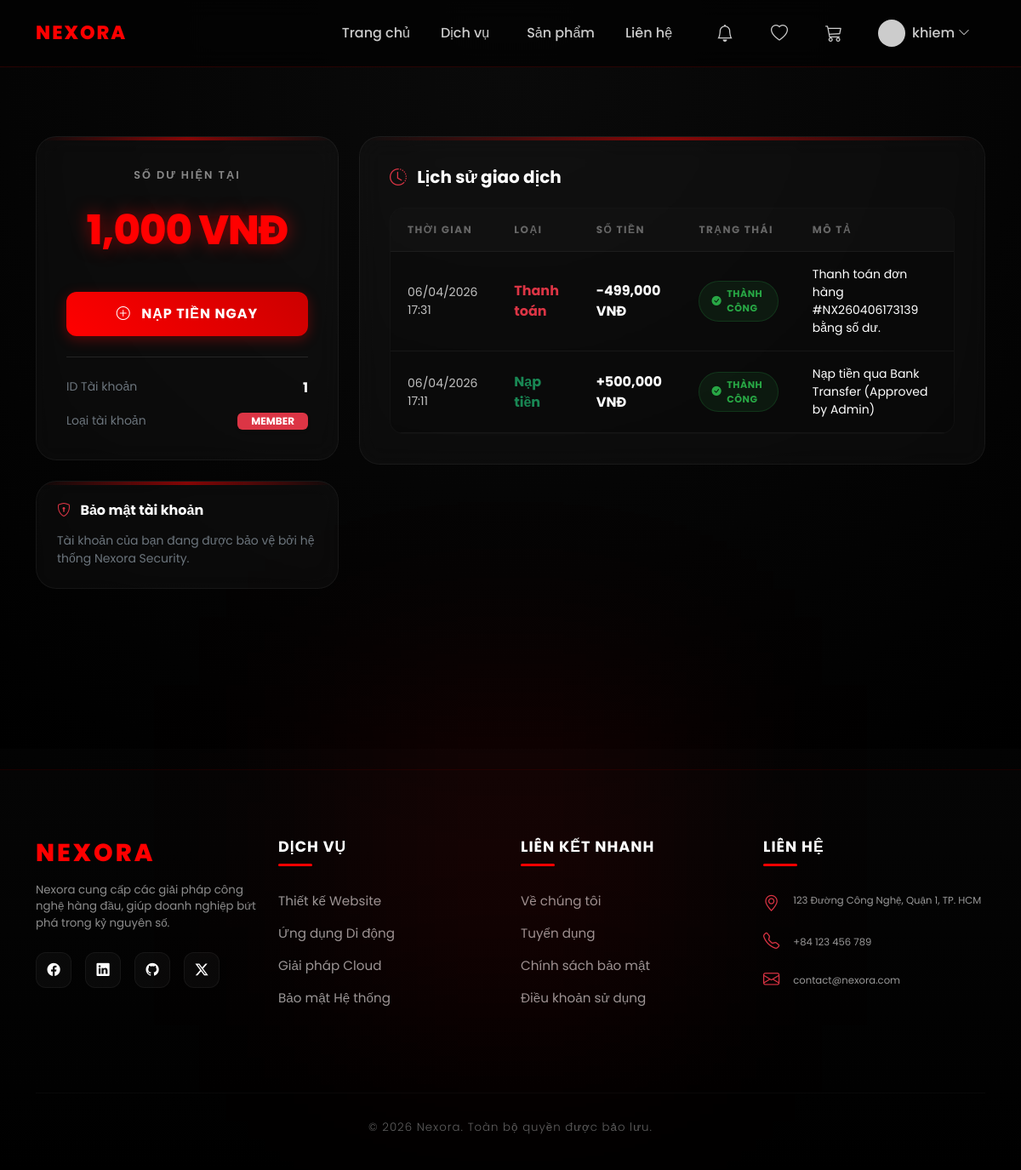
Before: /users/wallet/ (signed in) with the older database file.
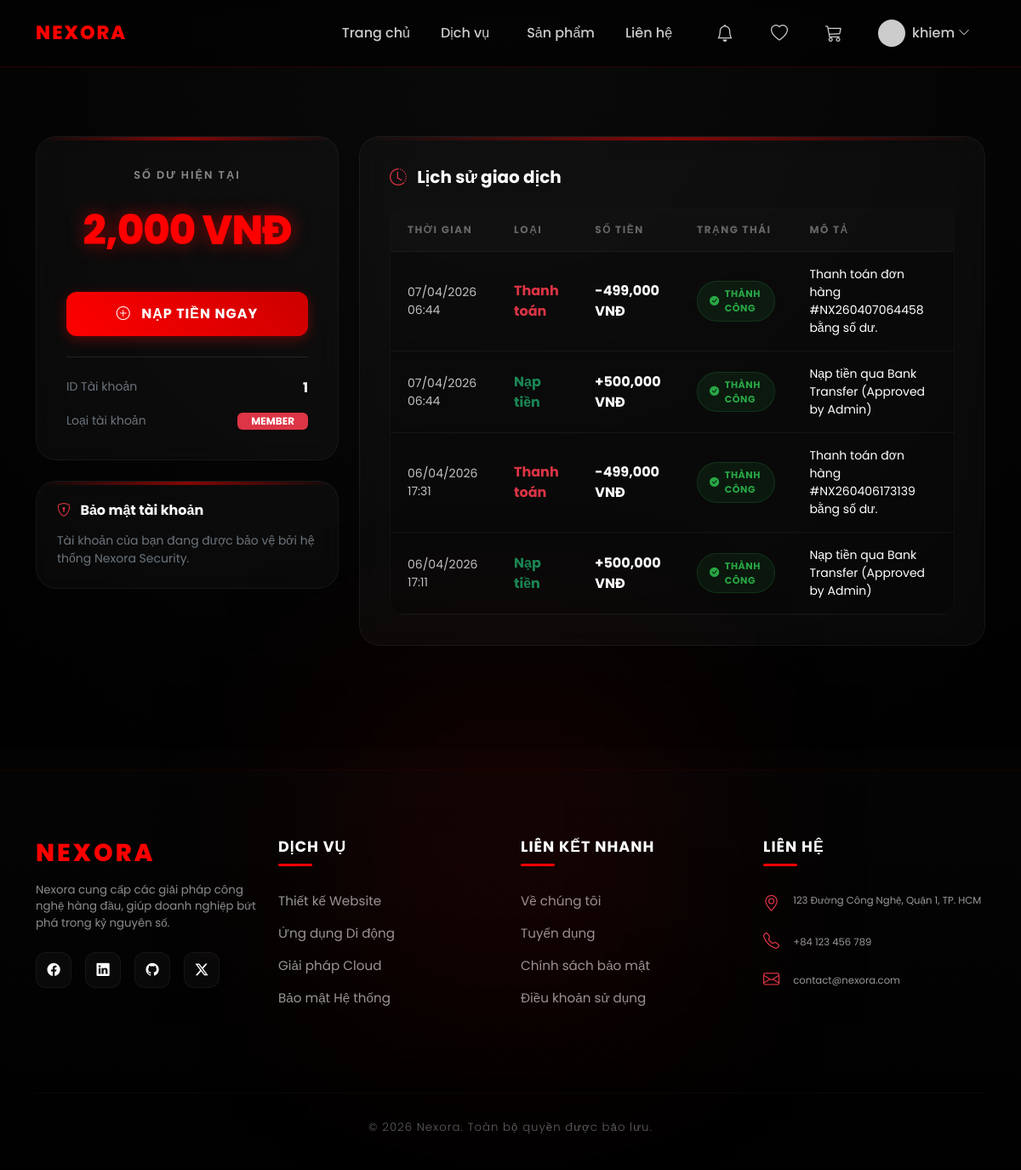
After: the same page with the newer database file.
### users/models.py (models this page shows, shortened)
class Transaction(models.Model):
    TRANSACTION_TYPES = [
        ('Deposit', 'Nạp tiền'),
        ('Payment', 'Thanh toán'),
        ('Refund', 'Hoàn tiền'),
    ]
    STATUS_CHOICES = [
        ('Pending', 'Đang xử lý'),
        ('Completed', 'Thành công'),
        ('Failed', 'Thất bại'),
    ]
    user = models.ForeignKey(settings.AUTH_USER_MODEL, on_delete=models.CASCADE, related_name='transactions')
    amount = models.BigIntegerField(default=0)
    type = models.CharField(max_length=20, choices=TRANSACTION_TYPES)
    status = models.CharField(max_length=20, choices=STATUS_CHOICES, default='Pending')
    method = models.CharField(max_length=50, blank=True, null=True)
    transaction_code = models.CharField(max_length=100, unique=True)
    description = models.TextField(blank=True, null=True)
    created_at = models.DateTimeField(auto_now_add=True)

### users/views.py (the view)
# urls.py: path('wallet/', views.wallet_index, name='wallet_index'),
@login_required
def wallet_index(request):
    transactions = request.user.transactions.all().order_by('-created_at')
    context = {
        'transactions': transactions,
        'balance': request.user.profile.balance
    }
    return render(request, 'users/wallet/index.html', context)

### users/templates/users/wallet/index.html (shortened to what the changed rows need)
{% extends "shops/base.html" %}
{% load static %}
{% block extra_head %}
<link rel="stylesheet" href="{% static 'css/wallet.css' %}">
{% endblock %}
{% block body_block %}
<div class="wallet-page text-white">
    <div class="container">
        <div class="row g-4">
            <div class="col-lg-4">
                <div class="wallet-card text-center mb-4">
                    <div class="balance-label mb-2">Số dư hiện tại</div>
                    <div class="balance-display">{{ balance|floatformat:0 }} VNĐ</div>
                    <a href="{% url 'users:topup_index' %}" class="btn btn-topup w-100 mt-3">
                        <i class="bi bi-plus-circle me-2"></i> NẠP TIỀN NGAY
                    </a>
                    <div class="mt-4 pt-4 border-top border-white border-opacity-10 text-start">
                        <div class="d-flex justify-content-between mb-3">
                        </div>
                        <div class="d-flex justify-content-between align-items-center">
                        </div>
                    </div>
                </div>
            </div>
            <div class="col-lg-8">
                <div class="wallet-card">
                    <div class="transaction-table-wrapper">
                        <div class="table-responsive">
                            <table class="table transaction-table text-white">
                                <thead>
                                    <tr>
                                        <th>Thời gian</th>
                                        <th>Loại</th>
                                        <th>Số tiền</th>
                                        <th>Trạng thái</th>
                                        <th>Mô tả</th>
                                    </tr>
                                </thead>
                                <tbody>
                                    {% for tx in transactions %}
                                    <tr>
                                        <td class="small opacity-75">{{ tx.created_at|date:"d/m/Y H:i" }}</td>
                                        <td>
                                            <span class="fw-bold {% if tx.type == 'Deposit' %}text-success{% else %}text-danger{% endif %}">
                                                {{ tx.get_type_display }}
                                            </span>
                                        </td>
                                        <td class="fw-bold fs-6">
                                            {% if tx.type == 'Deposit' %}+{% else %}-{% endif %}{{ tx.amount|floatformat:0 }} VNĐ
                                        </td>
                                        <td>
                                            <span class="status-badge status-{{ tx.status|lower }}">
                                                <i class="bi {% if tx.status == 'Completed' %}bi-check-circle-fill{% elif tx.status == 'Pending' %}bi-hourglass-split{% else %}bi-x-circle-fill{% endif %}"></i>
                                                {{ tx.get_status_display }}
                                            </span>
                                        </td>
                                        <td class="small text-secondary">{{ tx.description }}</td>
                                    </tr>
                                    {% endfor %}
                                </tbody>
                            </table>
                        </div>
                    </div>
                </div>
            </div>
        </div>
    </div>
</div>
{% endblock %}

Changed rows visible on the page:
added Transaction: created_at "07/04/2026 06:44", type "Thanh toán", amount "499,000", status "THÀNH CÔNG", description "Thanh toán đơn hàng #NX260407064458 bằng số dư."
added Transaction: created_at "07/04/2026 06:44", type "Nạp tiền", amount "500,000", status "THÀNH CÔNG", description "Nạp tiền qua Bank Transfer (Approved by Admin)"
Other visible differences:
{{ balance|floatformat:0 }}: "1,000" → "2,000"
